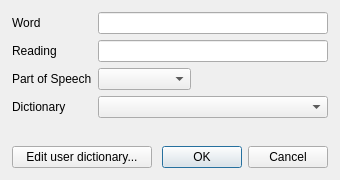
<?xml version="1.0" encoding="UTF-8"?>
<!--
 Copyright 2010-2021, Google Inc.
 All rights reserved.

 Redistribution and use in source and binary forms, with or without
 modification, are permitted provided that the following conditions are
 met:

     * Redistributions of source code must retain the above copyright
 notice, this list of conditions and the following disclaimer.
     * Redistributions in binary form must reproduce the above
 copyright notice, this list of conditions and the following disclaimer
 in the documentation and/or other materials provided with the
 distribution.
     * Neither the name of Google Inc. nor the names of its
 contributors may be used to endorse or promote products derived from
 this software without specific prior written permission.

 THIS SOFTWARE IS PROVIDED BY THE COPYRIGHT HOLDERS AND CONTRIBUTORS
 "AS IS" AND ANY EXPRESS OR IMPLIED WARRANTIES, INCLUDING, BUT NOT
 LIMITED TO, THE IMPLIED WARRANTIES OF MERCHANTABILITY AND FITNESS FOR
 A PARTICULAR PURPOSE ARE DISCLAIMED. IN NO EVENT SHALL THE COPYRIGHT
 OWNER OR CONTRIBUTORS BE LIABLE FOR ANY DIRECT, INDIRECT, INCIDENTAL,
 SPECIAL, EXEMPLARY, OR CONSEQUENTIAL DAMAGES (INCLUDING, BUT NOT
 LIMITED TO, PROCUREMENT OF SUBSTITUTE GOODS OR SERVICES; LOSS OF USE,
 DATA, OR PROFITS; OR BUSINESS INTERRUPTION) HOWEVER CAUSED AND ON ANY
 THEORY OF LIABILITY, WHETHER IN CONTRACT, STRICT LIABILITY, OR TORT
 (INCLUDING NEGLIGENCE OR OTHERWISE) ARISING IN ANY WAY OUT OF THE USE
 OF THIS SOFTWARE, EVEN IF ADVISED OF THE POSSIBILITY OF SUCH DAMAGE.
-->

<ui version="4.0">
 <class>WordRegisterDialog</class>
 <widget class="QDialog" name="WordRegisterDialog">
  <property name="geometry">
   <rect>
    <x>0</x>
    <y>0</y>
    <width>340</width>
    <height>180</height>
   </rect>
  </property>
  <property name="minimumSize">
   <size>
    <width>340</width>
    <height>180</height>
   </size>
  </property>
  <property name="maximumSize">
   <size>
    <width>340</width>
    <height>180</height>
   </size>
  </property>
  <property name="windowTitle">
   <string>[ProductName] Word Register Dialog</string>
  </property>
  <layout class="QGridLayout" name="gridLayout_2">
   <property name="margin">
    <number>6</number>
   </property>
   <item row="0" column="0">
    <layout class="QGridLayout" name="gridLayout">
     <property name="margin">
      <number>6</number>
     </property>
     <item row="0" column="1" colspan="3">
      <widget class="QLineEdit" name="WordlineEdit"/>
     </item>
     <item row="1" column="1" colspan="3">
      <widget class="QLineEdit" name="ReadinglineEdit"/>
     </item>
     <item row="2" column="1" colspan="2">
      <widget class="QComboBox" name="PartOfSpeechcomboBox"/>
     </item>
     <item row="3" column="1" colspan="3">
      <widget class="QComboBox" name="DictionarycomboBox"/>
     </item>
     <item row="0" column="0">
      <widget class="QLabel" name="Wordlabel">
       <property name="text">
        <string>Word</string>
       </property>
      </widget>
     </item>
     <item row="1" column="0">
      <widget class="QLabel" name="ReadingLabel">
       <property name="text">
        <string>Reading</string>
       </property>
      </widget>
     </item>
     <item row="2" column="0">
      <widget class="QLabel" name="PartOfSpeechlabel">
       <property name="text">
        <string>Part of Speech</string>
       </property>
      </widget>
     </item>
     <item row="3" column="0">
      <widget class="QLabel" name="Dictionarylabel">
       <property name="text">
        <string>Dictionary</string>
       </property>
      </widget>
     </item>
     <item row="2" column="3">
      <spacer name="horizontalSpacer">
       <property name="orientation">
        <enum>Qt::Horizontal</enum>
       </property>
       <property name="sizeHint" stdset="0">
        <size>
         <width>40</width>
         <height>20</height>
        </size>
       </property>
      </spacer>
     </item>
     <item row="4" column="0" colspan="4">
      <spacer name="verticalSpacer">
       <property name="orientation">
        <enum>Qt::Vertical</enum>
       </property>
       <property name="sizeHint" stdset="0">
        <size>
         <width>20</width>
         <height>40</height>
        </size>
       </property>
      </spacer>
     </item>
     <item row="5" column="2" colspan="2">
      <widget class="QDialogButtonBox" name="WordRegisterDialogbuttonBox">
       <property name="standardButtons">
        <set>QDialogButtonBox::Cancel|QDialogButtonBox::Ok</set>
       </property>
      </widget>
     </item>
     <item row="5" column="0" colspan="2">
      <widget class="QPushButton" name="LaunchDictionaryToolpushButton">
       <property name="minimumSize">
        <size>
         <width>140</width>
         <height>0</height>
        </size>
       </property>
       <property name="maximumSize">
        <size>
         <width>200</width>
         <height>16777215</height>
        </size>
       </property>
       <property name="text">
        <string>Edit user dictionary...</string>
       </property>
      </widget>
     </item>
    </layout>
   </item>
  </layout>
 </widget>
 <tabstops>
  <tabstop>WordlineEdit</tabstop>
  <tabstop>ReadinglineEdit</tabstop>
  <tabstop>PartOfSpeechcomboBox</tabstop>
  <tabstop>DictionarycomboBox</tabstop>
  <tabstop>LaunchDictionaryToolpushButton</tabstop>
  <tabstop>WordRegisterDialogbuttonBox</tabstop>
 </tabstops>
 <resources/>
 <connections/>
</ui>
